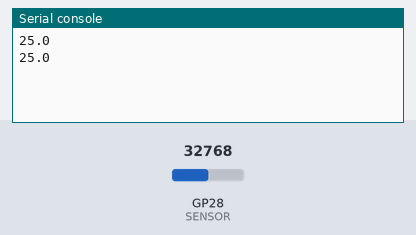
This program was run on a simulated Raspberry Pi Pico running MicroPython. Shown: the last lines printed to the serial console. The test bench sets the inputs (shaded band); at power-on: GP28 (SENSOR) = 32768 (analog values on the 0–65535 scale).

Above: at 1.2 s.
1.3 s: GP28 (SENSOR) set to 45874
At 2.6 s:
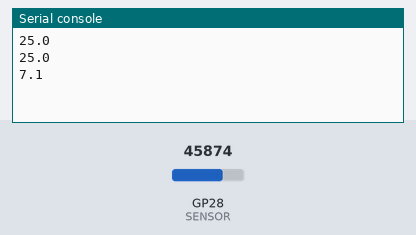
2.8 s: GP28 (SENSOR) set to 57670
At 3.8 s:
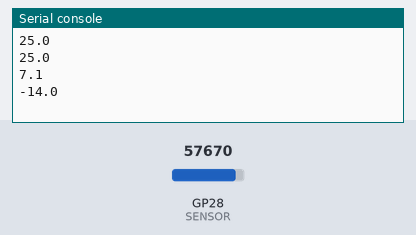
Timing chart, 0 to 5.8 s (numbered marks = the images above; inputs shaded):
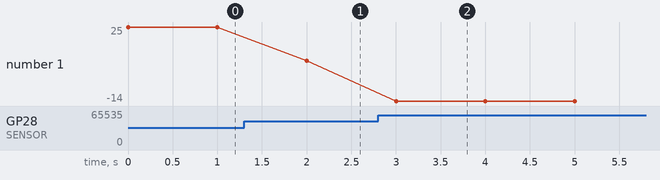

The program:

9_2_RaspberryPiPico_temperatura_termistor.py
```python
"""
MICROPYTHON EN PROYECTOS
Beatriz Padín / Adriana Dapena
Capítulo 9: Cambio climático
---------------------------------------
Se lee la temperatura con un termistor.
- Termistor NTC de 10 kΩ a 25 ℃ / 298.15 K, con B = 3950 K.
- El termistor está conectado en serie con una resistencia de 10 kΩ.
https://learn.adafruit.com/thermistor/using-a-thermistor
"""

from machine import Pin, ADC
from time import sleep
from math import log

# Termistor conectado al GPIO28
SENSOR = ADC(Pin(28))

# Características del termistor
T0 = 298.15
R0 = 10000
B = 3950

# Resistencia del divisor de voltaje
Rs = 10000


while True:
    # Lectura del ADC (valor bruto)
    lectura = SENSOR.read_u16()

    # Resistencia
    R = Rs/(65535/lectura - 1)

    # Temperatura (en kelvins)
    T = 1/(1/T0 + 1/B*log(R/R0))

    # Temperatura (en grados centígrados)
    T = T - 273.15
    print(round(T,1))

    sleep(1)
```

Measured:
- after the input at 1.3 s, the serial console: prints a new line after 0.70 s (image 1)
- after the input at 2.8 s, the serial console: prints a new line after 0.20 s (image 2)
- plotted number 1: 25 → 7.1 after the input at 1.3 s, 7.1 → -14 after the input at 2.8 s
